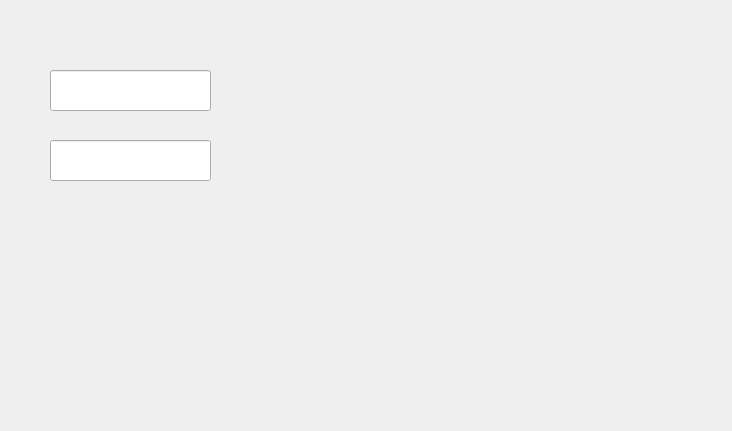
<?xml version="1.0" encoding="UTF-8"?>
<ui version="4.0">
 <class>Form</class>
 <widget class="QWidget" name="Form">
  <property name="geometry">
   <rect>
    <x>0</x>
    <y>0</y>
    <width>732</width>
    <height>431</height>
   </rect>
  </property>
  <property name="windowTitle">
   <string>Form</string>
  </property>
  <widget class="QLineEdit" name="lineEdit">
   <property name="geometry">
    <rect>
     <x>50</x>
     <y>70</y>
     <width>161</width>
     <height>41</height>
    </rect>
   </property>
  </widget>
  <widget class="QLineEdit" name="lineEdit_2">
   <property name="geometry">
    <rect>
     <x>50</x>
     <y>140</y>
     <width>161</width>
     <height>41</height>
    </rect>
   </property>
  </widget>
 </widget>
 <resources/>
 <connections/>
</ui>
